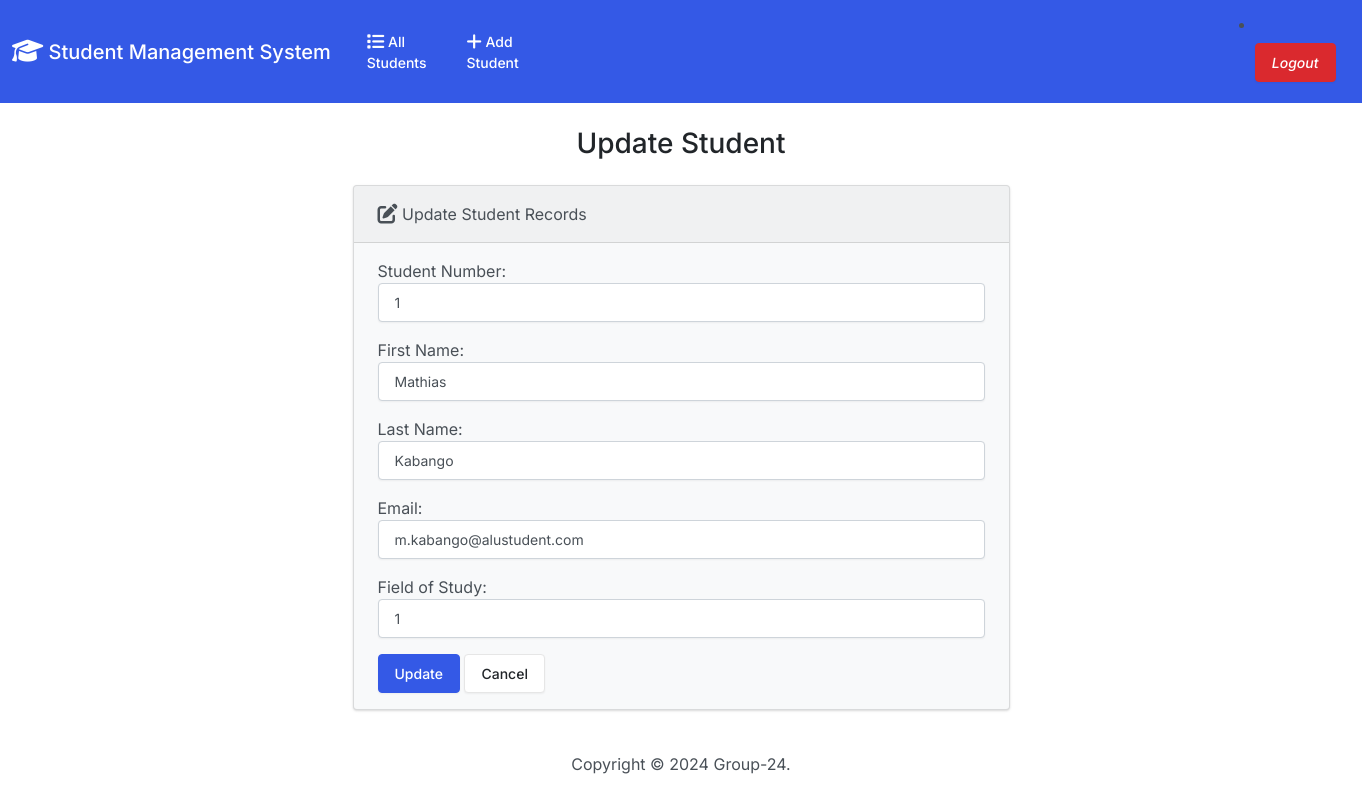
The page /update/1 on the database as committed earlier.
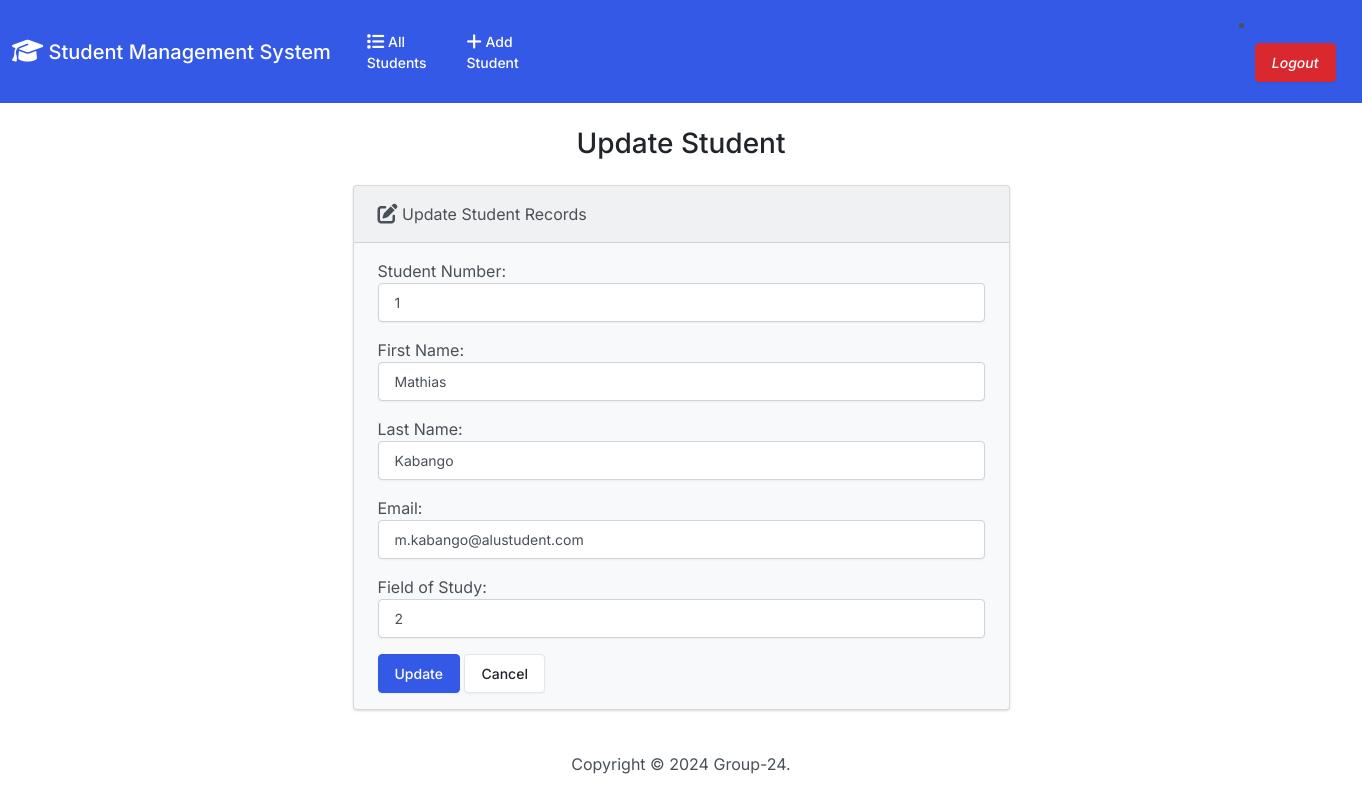
The same page on the database as committed later.
### app/models.py (models this page shows, shortened)
class Student(models.Model):
   student_number = models.PositiveIntegerField(primary_key=True,auto_created=True,unique=True)
   first_name = models.CharField(max_length=256)
   last_name = models.CharField(max_length=256)
   email = models.EmailField(unique=True)
   field_of_study = models.ForeignKey(Major,on_delete=models.CASCADE,related_name='student')

### app/views.py (the view)
# urls.py: path('update/<int:id>',views.update,name='update'),
def update(request, id):
  if request.method == 'POST' and request.user.is_superuser:
    student = Student.objects.get(pk=id)
    form = StudentForm(request.POST,instance=student)
    if form.is_valid():
      form.save()
      return render(request, 'edit.html', {
        'form': form,
        'success': True
      })
  else:
    student = Student.objects.get(pk=id)
    form = StudentForm(instance=student)
  return render(request, 'edit.html', {
    'form': form
  })

### app/forms.py
class StudentForm(forms.ModelForm):
  class Meta:
    model = Student
    fields = ['student_number', 'first_name', 'last_name', 'email', 'field_of_study',]
    labels = {
      'student_number': 'Student Number',
      'first_name': 'First Name',
      'last_name': 'Last Name',
      'email': 'Email',
      'field_of_study': 'Field of Study',
    }
    widgets = {
      'student_number': forms.NumberInput(attrs={'class': 'form-control'}),
      'first_name': forms.TextInput(attrs={'class': 'form-control'}),
      'last_name': forms.TextInput(attrs={'class': 'form-control'}),
      'email': forms.EmailInput(attrs={'class': 'form-control'}),
      'field_of_study': forms.TextInput(attrs={'class': 'form-control'}),
    }

### templates/edit.html (shortened to what this page needs)
{% extends "base.html" %}
{% block body %}
  <h3 class="text-center m-4">Update Student</h3>
  {% if success %}
    <div class="alert alert-success" role="alert">
      The student updated successfully.
      <a href="{% url 'index' %}" class="alert-link">Go to Home Page.</a>
    </div>
  {% else %}
    <div class="row justify-content-center">
      <div class="col-6">
        <div class="card bg-light mb-3">
          <div class="card-header">
            <i class="fa-solid fa-pen-to-square fa-lg"></i> Update Student Records
          </div>
          <div class="card-body">
            <form action="" method="POST">
              {{ form.as_p }}
              <button type="submit" class="btn btn-primary">Update</button>
              <a href="{% url 'index' %}" class="btn btn-secondary">Cancel</a>
            </form>
          </div>
        </div>
      </div>
    </div>
  {% endif %}
{% endblock %}

Rows that differ between the two databases and show on the page:
changed Student "Mathias": field_of_study "1" → "2"
